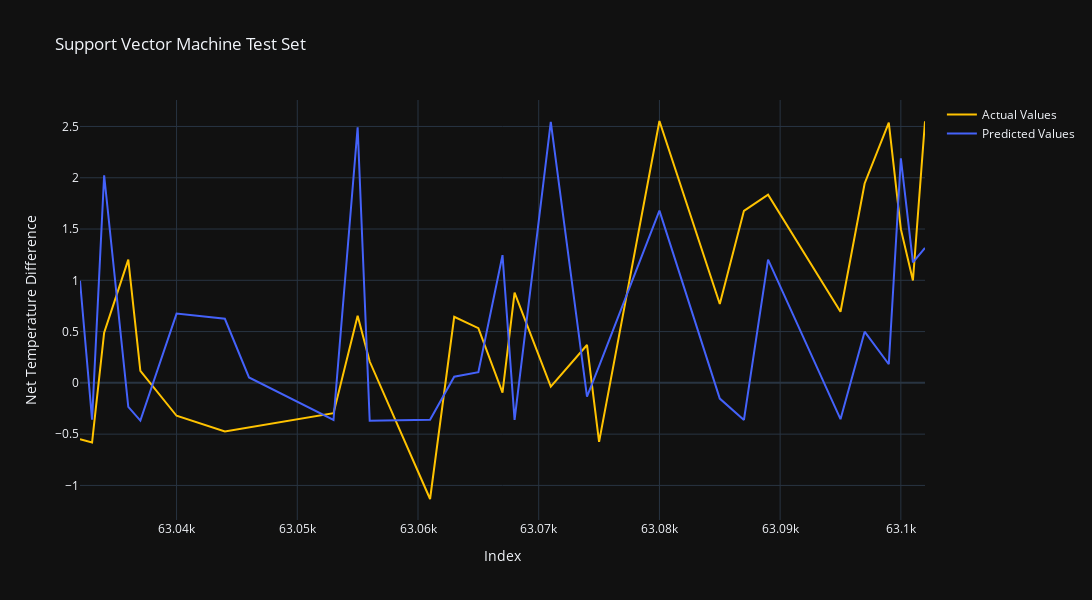

Notebook source saved alongside this figure:
### Code cell
fig = make_subplots()

fig.add_trace(
    go.Scatter(x=y_test_sorted.keys(), y=y_test_sorted.values, name='Actual Values', mode='lines', line=dict(color="#FFC300"))
)

fig.add_trace(
    go.Scatter(x=y_test_sorted.keys(), y=clf_yhat, name='Predicted Values', mode='lines', line=dict(color="#4462FA"))
)

# Add figure title
fig.update_layout(
    title_text="Support Vector Machine Test Set"
)

# Set x-axis title
fig.update_xaxes(title_text="Index")

# Set y-axes titles
fig.update_yaxes(title_text="Net Temperature Difference", secondary_y=False)

fig.update_layout(height=600, width=1200, template='plotly_dark')
fig.show()

### Figure 1 — Plotly figure (JSON) as saved in the notebook; plotly's stock layout.template omitted (floating-point values rounded to 4 significant figures)
{"data": [{"line": {"color": "#FFC300"}, "mode": "lines", "name": "Actual Values", "type": "scatter", "x": [63032, 63033, 63034, 63036, 63037, 63040, 63044, 63046, 63053, 63055, 63056, 63061, 63063, 63065, 63067, 63068, 63071, 63074, 63075, 63080, 63085, 63087, 63089, 63095, 63097, 63099, 63100, 63101, 63102], "y": [-0.5483, -0.5818, 0.4892, 1.201, 0.1172, -0.3207, -0.474, -0.4356, -0.2955, 0.6536, 0.208, -1.132, 0.6444, 0.533, -0.09583, 0.8806, -0.03646, 0.3694, -0.5755, 2.553, 0.7686, 1.678, 1.836, 0.6938, 1.944, 2.538, 1.499, 0.9984, 2.551]}, {"line": {"color": "#4462FA"}, "mode": "lines", "name": "Predicted Values", "type": "scatter", "x": [63032, 63033, 63034, 63036, 63037, 63040, 63044, 63046, 63053, 63055, 63056, 63061, 63063, 63065, 63067, 63068, 63071, 63074, 63075, 63080, 63085, 63087, 63089, 63095, 63097, 63099, 63100, 63101, 63102], "y": [0.9957, -0.3588, 2.024, -0.2339, -0.3674, 0.6752, 0.6249, 0.05321, -0.3608, 2.492, -0.3693, -0.3591, 0.06037, 0.1044, 1.245, -0.361, 2.544, -0.1351, 0.1627, 1.68, -0.1534, -0.3608, 1.202, -0.3539, 0.499, 0.1818, 2.19, 1.174, 1.315]}], "layout": {"height": 600, "title": {"text": "Support Vector Machine Test Set"}, "width": 1200, "xaxis": {"anchor": "y", "domain": [0, 1], "title": {"text": "Index"}}, "yaxis": {"anchor": "x", "domain": [0, 1], "title": {"text": "Net Temperature Difference"}}}}
